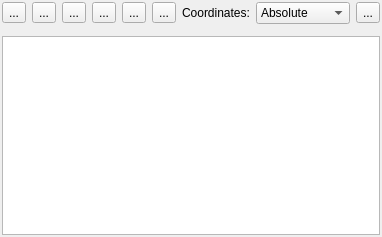
<?xml version="1.0" encoding="UTF-8"?>
<ui version="4.0">
 <class>LC_QuickInfoWidget</class>
 <widget class="QWidget" name="LC_QuickInfoWidget">
  <property name="geometry">
   <rect>
    <x>0</x>
    <y>0</y>
    <width>382</width>
    <height>237</height>
   </rect>
  </property>
  <property name="sizePolicy">
   <sizepolicy hsizetype="Expanding" vsizetype="Expanding">
    <horstretch>0</horstretch>
    <verstretch>0</verstretch>
   </sizepolicy>
  </property>
  <property name="minimumSize">
   <size>
    <width>0</width>
    <height>0</height>
   </size>
  </property>
  <property name="font">
   <font>
    <family>MS Shell Dlg 2</family>
   </font>
  </property>
  <property name="windowTitle">
   <string>Form</string>
  </property>
  <layout class="QGridLayout" name="gridLayout">
   <property name="leftMargin">
    <number>2</number>
   </property>
   <property name="topMargin">
    <number>2</number>
   </property>
   <property name="rightMargin">
    <number>2</number>
   </property>
   <property name="bottomMargin">
    <number>2</number>
   </property>
   <item row="0" column="0">
    <layout class="QVBoxLayout" name="verticalLayout_2">
     <item>
      <layout class="QHBoxLayout" name="horizontalLayout">
       <item>
        <layout class="QHBoxLayout" name="layToFlexible">
         <item>
          <widget class="QToolButton" name="tbSelectEntity">
           <property name="toolTip">
            <string>Select entity for properties</string>
           </property>
           <property name="text">
            <string>...</string>
           </property>
           <property name="icon">
            <iconset resource="../../res/extui/extui.qrc">
             <normaloff>:/extui/menuselect.png</normaloff>:/extui/menuselect.png</iconset>
           </property>
          </widget>
         </item>
         <item>
          <widget class="QToolButton" name="tbFind">
           <property name="toolTip">
            <string>Select current entity in drawing</string>
           </property>
           <property name="text">
            <string>...</string>
           </property>
           <property name="icon">
            <iconset resource="../../res/icons/icons.qrc">
             <normaloff>:/icons/select_entity.svg</normaloff>:/icons/select_entity.svg</iconset>
           </property>
          </widget>
         </item>
         <item>
          <widget class="QToolButton" name="tbEditProperties">
           <property name="toolTip">
            <string>Properties Edit</string>
           </property>
           <property name="text">
            <string>...</string>
           </property>
           <property name="icon">
            <iconset resource="../../res/ui/ui.qrc">
             <normaloff>:/ui/blockedit.png</normaloff>:/ui/blockedit.png</iconset>
           </property>
          </widget>
         </item>
         <item>
          <widget class="QToolButton" name="tbCopy">
           <property name="toolTip">
            <string>Copy to Clipboard</string>
           </property>
           <property name="statusTip">
            <string/>
           </property>
           <property name="text">
            <string>...</string>
           </property>
           <property name="icon">
            <iconset resource="../../res/icons/icons.qrc">
             <normaloff>:/icons/copy.svg</normaloff>:/icons/copy.svg</iconset>
           </property>
          </widget>
         </item>
         <item>
          <widget class="QToolButton" name="tbClear">
           <property name="toolTip">
            <string>Clear</string>
           </property>
           <property name="text">
            <string>...</string>
           </property>
           <property name="icon">
            <iconset resource="../../res/main/main.qrc">
             <normaloff>:/main/editclear.png</normaloff>:/main/editclear.png</iconset>
           </property>
          </widget>
         </item>
         <item>
          <widget class="QToolButton" name="tbCollectCoords">
           <property name="toolTip">
            <string>Collect Coordinates</string>
           </property>
           <property name="statusTip">
            <string/>
           </property>
           <property name="text">
            <string>...</string>
           </property>
           <property name="icon">
            <iconset resource="../../res/extui/extui.qrc">
             <normaloff>:/extui/polylineadd.png</normaloff>:/extui/polylineadd.png</iconset>
           </property>
          </widget>
         </item>
         <item>
          <widget class="QLabel" name="lblCoordinatesMode">
           <property name="text">
            <string>Coordinates:</string>
           </property>
          </widget>
         </item>
         <item>
          <widget class="QComboBox" name="cbPointsCoordinatesMode">
           <property name="sizePolicy">
            <sizepolicy hsizetype="Preferred" vsizetype="Fixed">
             <horstretch>1</horstretch>
             <verstretch>0</verstretch>
            </sizepolicy>
           </property>
           <property name="minimumSize">
            <size>
             <width>80</width>
             <height>0</height>
            </size>
           </property>
           <property name="toolTip">
            <string>Mode to display collected coordinates</string>
           </property>
           <item>
            <property name="text">
             <string>Absolute</string>
            </property>
           </item>
           <item>
            <property name="text">
             <string>Relative</string>
            </property>
           </item>
           <item>
            <property name="text">
             <string>Delta to First</string>
            </property>
           </item>
           <item>
            <property name="text">
             <string>Delta to Previous</string>
            </property>
           </item>
          </widget>
         </item>
        </layout>
       </item>
       <item>
        <layout class="QHBoxLayout" name="horizontalLayout_2">
         <item>
          <spacer name="horizontalSpacer">
           <property name="orientation">
            <enum>Qt::Horizontal</enum>
           </property>
           <property name="sizeHint" stdset="0">
            <size>
             <width>0</width>
             <height>20</height>
            </size>
           </property>
          </spacer>
         </item>
         <item>
          <widget class="QToolButton" name="tbSettings">
           <property name="toolTip">
            <string>Settings</string>
           </property>
           <property name="text">
            <string>...</string>
           </property>
           <property name="icon">
            <iconset resource="../../res/icons/icons.qrc">
             <normaloff>:/icons/settings.svg</normaloff>:/icons/settings.svg</iconset>
           </property>
          </widget>
         </item>
        </layout>
       </item>
      </layout>
     </item>
     <item>
      <widget class="LC_PlainTextEdit" name="pteInfo" native="true">
       <property name="readOnly" stdset="0">
        <bool>true</bool>
       </property>
       <property name="markdown" stdset="0">
        <string/>
       </property>
       <property name="html" stdset="0">
        <string>&lt;!DOCTYPE HTML PUBLIC &quot;-//W3C//DTD HTML 4.0//EN&quot; &quot;http://www.w3.org/TR/REC-html40/strict.dtd&quot;&gt;
&lt;html&gt;&lt;head&gt;&lt;meta name=&quot;qrichtext&quot; content=&quot;1&quot; /&gt;&lt;style type=&quot;text/css&quot;&gt;
p, li { white-space: pre-wrap; }
&lt;/style&gt;&lt;/head&gt;&lt;body style=&quot; font-family:'MS Shell Dlg 2'; font-size:8pt; font-weight:400; font-style:normal;&quot;&gt;
&lt;p style=&quot;-qt-paragraph-type:empty; margin-top:0px; margin-bottom:0px; margin-left:0px; margin-right:0px; -qt-block-indent:0; text-indent:0px;&quot;&gt;&lt;br /&gt;&lt;/p&gt;&lt;/body&gt;&lt;/html&gt;</string>
       </property>
      </widget>
     </item>
    </layout>
   </item>
   <item row="1" column="0">
    <widget class="QPlainTextEdit" name="pteInfo1">
     <property name="readOnly">
      <bool>true</bool>
     </property>
    </widget>
   </item>
  </layout>
 </widget>
 <customwidgets>
  <customwidget>
   <class>LC_PlainTextEdit</class>
   <extends>QWidget</extends>
   <header>lc_plaintextedit.h</header>
  </customwidget>
 </customwidgets>
 <resources>
  <include location="../../res/extui/extui.qrc"/>
  <include location="../../res/icons/icons.qrc"/>
  <include location="../../res/icons/icons.qrc"/>
  <include location="../../res/icons/icons.qrc"/>
  <include location="../../res/ui/ui.qrc"/>
  <include location="../../res/main/main.qrc"/>
 </resources>
 <connections/>
</ui>
